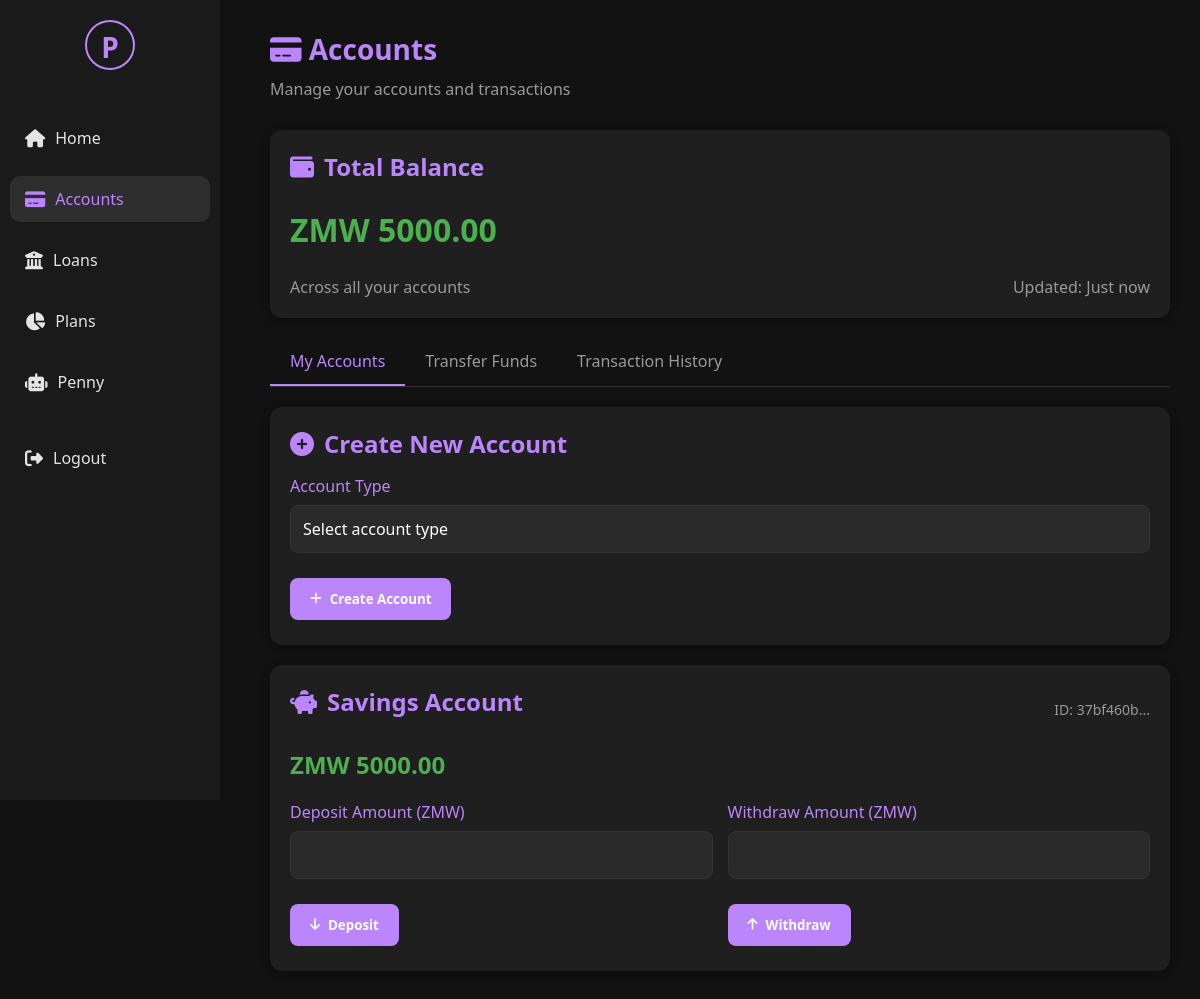
Before: /accounts (signed in) with the older database file.
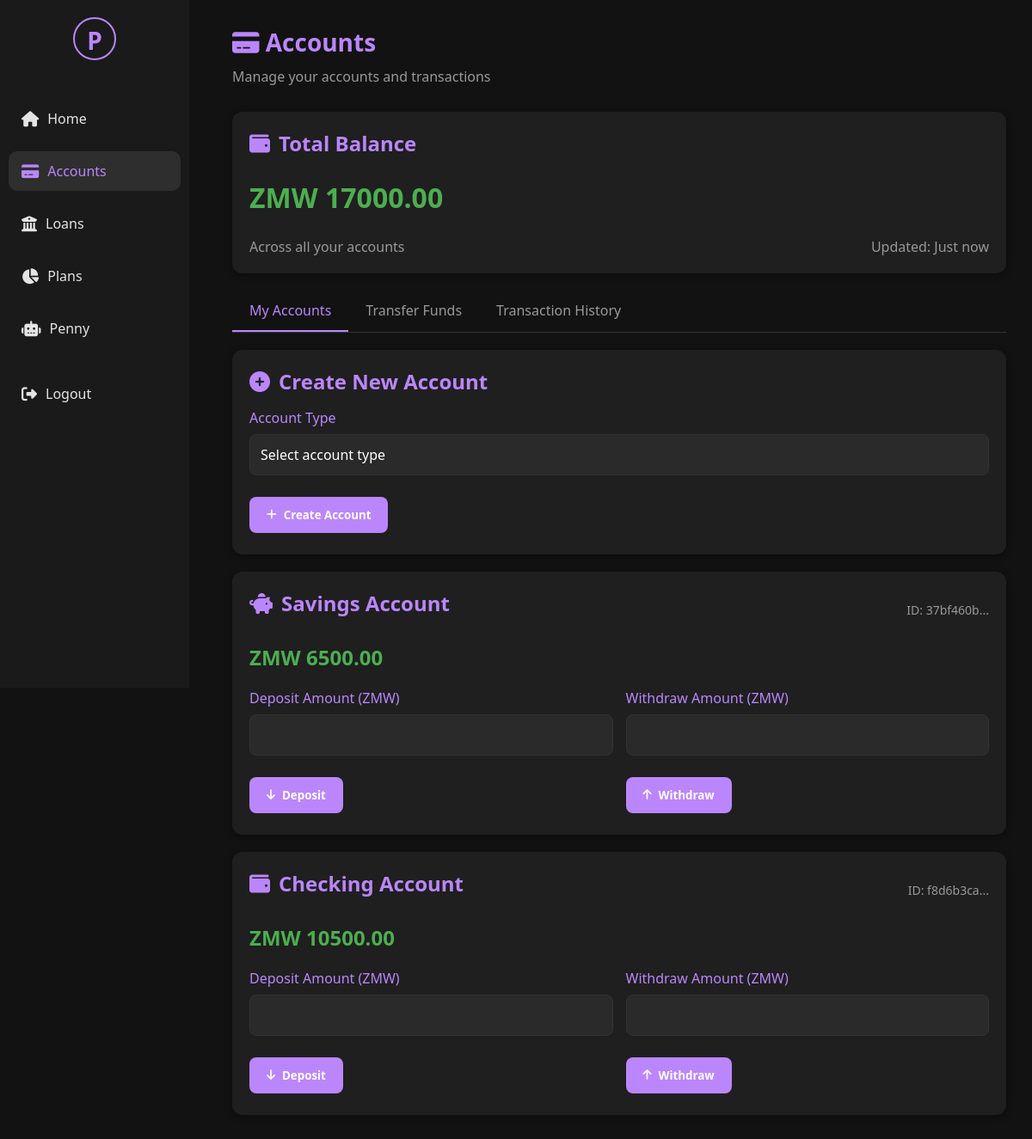
After: the same page with the newer database file.
### tables this page shows
CREATE TABLE accounts (
                account_id TEXT PRIMARY KEY,
                user_id TEXT NOT NULL,
                account_type TEXT NOT NULL,
                balance REAL NOT NULL DEFAULT 0,
                active INTEGER NOT NULL DEFAULT 1
            );

### GUI/web_app.py (the view)
@app.route('/accounts')
@login_required
def accounts():
    user_id = session.get('user_id')
    print(f"🔍 Starting accounts page for user {user_id}")
    try:
        print("🔍 Step 1: Calling get_accounts_by_user...")
        start_time = time.time()
        user_accounts = account_service.get_accounts_by_user(user_id)
        print(f"✅ Step 1 completed in {time.time() - start_time:.2f}s - Found {len(user_accounts)} accounts")
        print("🔍 Step 2: Calculating total balance...")
        start_time = time.time()
        total_balance = sum(account['balance'] for account in user_accounts)
        print(f"✅ Step 2 completed in {time.time() - start_time:.2f}s - Total: {total_balance}")
        print("🔍 Step 3: Getting transaction history...")
        start_time = time.time()
        recent_transactions = []
        for account in user_accounts:
            print(f"🔍 Getting transactions for account {account['account_id']}")
            transactions = account_service.get_transaction_history(account['account_id'])
            print(f"✅ Found {len(transactions)} transactions for account {account['account_id']}")
            for transaction in transactions:
                recent_transactions.append({
                    'account_id': account['account_id'],
                    'account_type': account['account_type'],
                    'transaction_type': transaction[0],
                    'amount': transaction[1],
                    'timestamp': transaction[2]
                })
        print(f"✅ Step 3 completed in {time.time() - start_time:.2f}s - Total transactions: {len(recent_transactions)}")
        print("🔍 Step 4: Sorting transactions...")
        start_time = time.time()
        recent_transactions.sort(key=lambda x: x['timestamp'], reverse=True)
        recent_transactions = recent_transactions[:5]
        print(f"✅ Step 4 completed in {time.time() - start_time:.2f}s")
    except Exception as e:
        print(f"❌ Error in accounts route: {e}")
        import traceback
        traceback.print_exc()
        user_accounts = []
        total_balance = 0
        recent_transactions = []
        flash('Error loading accounts. Please try again.')
    print("🔍 Rendering template...")
    return render_template('accounts.html',
                         current_user={'username': session.get('full_name', session.get('username', 'User'))},
                         accounts=user_accounts,
                         total_balance=total_balance,
                         recent_transactions=recent_transactions)

### GUI/web_app.py (called while the page is built)
@app.teardown_appcontext
def teardown_db(exception):
    close_db_connection()

def login_required(f):
    @wraps(f)
    def decorated_function(*args, **kwargs):
        if 'user_id' not in session:
            flash('Please log in to access this page.')
            return redirect(url_for('login'))
        return f(*args, **kwargs)
    return decorated_function

### account/account_service.py (called while the page is built)
    def get_transaction_history(self, account_id: str):
        conn = None
        try:
            conn = get_db_connection()
            cursor = conn.cursor()
            cursor.execute('''
                SELECT transaction_type, amount, timestamp FROM transactions
                WHERE account_id = ? ORDER BY timestamp DESC
            ''', (account_id,))
            return cursor.fetchall()
        finally:
            if conn:
                conn.close()

### database/db_helper.py (called while the page is built)
def close_db_connection(conn=None):
    if conn:
        try:
            conn.close()
        except Exception as e:
            print(f"Error closing connection: {e}")

### GUI/templates/accounts.html (shortened to what this page needs)
{% extends "base.html" %}
{% block content %}
<div class="welcome-section">
    <h1><i class="fas fa-credit-card"></i> Accounts</h1>
    <p>Manage your accounts and transactions</p>
</div>
<div class="card balance-card">
    <h2><i class="fas fa-wallet"></i> Total Balance</h2>
    <div class="balance">ZMW {{ "%.2f"|format(total_balance) }}</div>
    <div class="account-details">
        <span>Across all your accounts</span>
        <span>Updated: Just now</span>
    </div>
</div>
<div class="tabs">
    <div class="tab active" data-tab="accounts">My Accounts</div>
    <div class="tab" data-tab="transfer">Transfer Funds</div>
    <div class="tab" data-tab="history">Transaction History</div>
</div>
<div class="tab-content active" id="accounts-tab">
    <div class="card">
        <h2><i class="fas fa-plus-circle"></i> Create New Account</h2>
        <form method="POST" action="{{ url_for('create_account') }}">
            <div class="form-group">
                <label for="account_type">Account Type</label>
                <select class="form-control" id="account_type" name="account_type" required>
                    <option value="">Select account type</option>
                </select>
            </div>
            <button type="submit" class="btn"><i class="fas fa-plus"></i> Create Account</button>
        </form>
    </div>
    {% if accounts %}
        {% for account in accounts %}
        <div class="card">
            <div class="account-header" style="display: flex; justify-content: space-between; align-items: center; margin-bottom: 15px;">
                <h2><i class="fas fa-{{ 'piggy-bank' if account.account_type == 'Savings' else 'wallet' }}"></i> {{ account.account_type }} Account</h2>
                <span class="account-id" style="color: #999; font-size: 14px;">ID: {{ account.account_id[:8] }}...</span>
            </div>
            <div class="balance" style="font-size: 24px; margin-bottom: 20px;">ZMW {{ "%.2f"|format(account.balance) }}</div>
            <div style="display: grid; grid-template-columns: 1fr 1fr; gap: 15px;">
                <form method="POST" action="{{ url_for('deposit') }}">
                    <div class="form-group">
                        <label for="deposit_amount_{{ account.account_id }}">Deposit Amount (ZMW)</label>
                        <input type="number" class="form-control" id="deposit_amount_{{ account.account_id }}" name="amount" step="0.01" min="0.01" required>
                    </div>
                    <button type="submit" class="btn"><i class="fas fa-arrow-down"></i> Deposit</button>
                </form>
                <form method="POST" action="{{ url_for('withdraw') }}">
                    <div class="form-group">
                        <label for="withdraw_amount_{{ account.account_id }}">Withdraw Amount (ZMW)</label>
                        <input type="number" class="form-control" id="withdraw_amount_{{ account.account_id }}" name="amount" step="0.01" min="0.01" required>
                    </div>
                    <button type="submit" class="btn"><i class="fas fa-arrow-up"></i> Withdraw</button>
                </form>
            </div>
        </div>
        {% endfor %}
    {% else %}
        <div class="card">
            <h2><i class="fas fa-info-circle"></i> No Accounts Yet</h2>
            <p>You don't have any accounts yet. Create your first account above to get started!</p>
        </div>
    {% endif %}
</div>
{% endblock %}

Changed rows visible on the page:
changed accounts "Savings": balance "5000.00" → "6500.00"
added accounts: account_type "Checking", account_id "f8d6b3ca", balance "10500.00"
Other visible differences:
{{ "%.2f"|format(total_balance) }}: "5000.00" → "17000.00"
